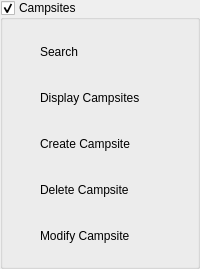
               <widget class="QGroupBox" name="campsite_dropdown">
                <property name="title">
                 <string>Campsites</string>
                </property>
                <property name="checkable">
                 <bool>true</bool>
                </property>
                <layout class="QVBoxLayout" name="verticalLayout">
                 <item>
                  <widget class="QWidget" name="widget_5" native="true">
                   <property name="minimumSize">
                    <size>
                     <width>0</width>
                     <height>40</height>
                    </size>
                   </property>
                   <widget class="QWidget" name="widget_4" native="true">
                    <property name="geometry">
                     <rect>
                      <x>0</x>
                      <y>0</y>
                      <width>81</width>
                      <height>41</height>
                     </rect>
                    </property>
                    <layout class="QHBoxLayout" name="horizontalLayout_6">
                     <item>
                      <widget class="QLabel" name="label_6">
                       <property name="maximumSize">
                        <size>
                         <width>20</width>
                         <height>20</height>
                        </size>
                       </property>
                       <property name="text">
                        <string/>
                       </property>
                       <property name="pixmap">
                        <pixmap>../Downloads/search.png</pixmap>
                       </property>
                       <property name="scaledContents">
                        <bool>true</bool>
                       </property>
                      </widget>
                     </item>
                     <item>
                      <widget class="QLabel" name="label_7">
                       <property name="text">
                        <string>Search</string>
                       </property>
                      </widget>
                     </item>
                    </layout>
                   </widget>
                   <widget class="QPushButton" name="pushButton">
                    <property name="geometry">
                     <rect>
                      <x>10</x>
                      <y>3</y>
                      <width>91</width>
                      <height>31</height>
                     </rect>
                    </property>
                    <property name="text">
                     <string/>
                    </property>
                    <property name="flat">
                     <bool>true</bool>
                    </property>
                   </widget>
                  </widget>
                 </item>
                 <item>
                  <widget class="QWidget" name="widget_12" native="true">
                   <property name="minimumSize">
                    <size>
                     <width>0</width>
                     <height>40</height>
                    </size>
                   </property>
                   <widget class="QWidget" name="widget_13" native="true">
                    <property name="geometry">
                     <rect>
                      <x>0</x>
                      <y>0</y>
                      <width>141</width>
                      <height>41</height>
                     </rect>
                    </property>
                    <layout class="QHBoxLayout" name="horizontalLayout_10">
                     <item>
                      <widget class="QLabel" name="label_14">
                       <property name="maximumSize">
                        <size>
                         <width>20</width>
                         <height>20</height>
                        </size>
                       </property>
                       <property name="text">
                        <string/>
                       </property>
                       <property name="pixmap">
                        <pixmap>../Downloads/list.png</pixmap>
                       </property>
                       <property name="scaledContents">
                        <bool>true</bool>
                       </property>
                      </widget>
                     </item>
                     <item>
                      <widget class="QLabel" name="label_15">
                       <property name="text">
                        <string>Display Campsites</string>
                       </property>
                      </widget>
                     </item>
                    </layout>
                   </widget>
                   <widget class="QPushButton" name="pushButton_5">
                    <property name="geometry">
                     <rect>
                      <x>10</x>
                      <y>3</y>
                      <width>121</width>
                      <height>31</height>
                     </rect>
                    </property>
                    <property name="text">
                     <string/>
                    </property>
                    <property name="flat">
                     <bool>true</bool>
                    </property>
                   </widget>
                  </widget>
                 </item>
                 <item>
                  <widget class="QWidget" name="widget_6" native="true">
                   <property name="minimumSize">
                    <size>
                     <width>0</width>
                     <height>40</height>
                    </size>
                   </property>
                   <widget class="QWidget" name="widget_7" native="true">
                    <property name="geometry">
                     <rect>
                      <x>0</x>
                      <y>0</y>
                      <width>131</width>
                      <height>41</height>
                     </rect>
                    </property>
                    <layout class="QHBoxLayout" name="horizontalLayout_7">
                     <item>
                      <widget class="QLabel" name="label_8">
                       <property name="maximumSize">
                        <size>
                         <width>20</width>
                         <height>20</height>
                        </size>
                       </property>
                       <property name="text">
                        <string/>
                       </property>
                       <property name="pixmap">
                        <pixmap>../Downloads/add.png</pixmap>
                       </property>
                       <property name="scaledContents">
                        <bool>true</bool>
                       </property>
                      </widget>
                     </item>
                     <item>
                      <widget class="QLabel" name="label_9">
                       <property name="text">
                        <string>Create Campsite</string>
                       </property>
                      </widget>
                     </item>
                    </layout>
                   </widget>
                   <widget class="QPushButton" name="pushButton_2">
                    <property name="geometry">
                     <rect>
                      <x>10</x>
                      <y>3</y>
                      <width>121</width>
                      <height>31</height>
                     </rect>
                    </property>
                    <property name="text">
                     <string/>
                    </property>
                    <property name="flat">
                     <bool>true</bool>
                    </property>
                   </widget>
                  </widget>
                 </item>
                 <item>
                  <widget class="QWidget" name="widget_8" native="true">
                   <property name="minimumSize">
                    <size>
                     <width>0</width>
                     <height>40</height>
                    </size>
                   </property>
                   <widget class="QWidget" name="widget_9" native="true">
                    <property name="geometry">
                     <rect>
                      <x>0</x>
                      <y>0</y>
                      <width>131</width>
                      <height>41</height>
                     </rect>
                    </property>
                    <layout class="QHBoxLayout" name="horizontalLayout_8">
                     <item>
                      <widget class="QLabel" name="label_10">
                       <property name="maximumSize">
                        <size>
                         <width>20</width>
                         <height>20</height>
                        </size>
                       </property>
                       <property name="text">
                        <string/>
                       </property>
                       <property name="pixmap">
                        <pixmap>../Downloads/cross.png</pixmap>
                       </property>
                       <property name="scaledContents">
                        <bool>true</bool>
                       </property>
                      </widget>
                     </item>
                     <item>
                      <widget class="QLabel" name="label_11">
                       <property name="text">
                        <string>Delete Campsite</string>
                       </property>
                      </widget>
                     </item>
                    </layout>
                   </widget>
                   <widget class="QPushButton" name="pushButton_3">
                    <property name="geometry">
                     <rect>
                      <x>10</x>
                      <y>3</y>
                      <width>121</width>
                      <height>31</height>
                     </rect>
                    </property>
                    <property name="text">
                     <string/>
                    </property>
                    <property name="flat">
                     <bool>true</bool>
                    </property>
                   </widget>
                  </widget>
                 </item>
                 <item>
                  <widget class="QWidget" name="widget_10" native="true">
                   <property name="minimumSize">
                    <size>
                     <width>0</width>
                     <height>40</height>
                    </size>
                   </property>
                   <widget class="QWidget" name="widget_11" native="true">
                    <property name="geometry">
                     <rect>
                      <x>0</x>
                      <y>0</y>
                      <width>141</width>
                      <height>41</height>
                     </rect>
                    </property>
                    <layout class="QHBoxLayout" name="horizontalLayout_9">
                     <item>
                      <widget class="QLabel" name="label_12">
                       <property name="maximumSize">
                        <size>
                         <width>20</width>
                         <height>20</height>
                        </size>
                       </property>
                       <property name="text">
                        <string/>
                       </property>
                       <property name="pixmap">
                        <pixmap>../Downloads/pencil.png</pixmap>
                       </property>
                       <property name="scaledContents">
                        <bool>true</bool>
                       </property>
                      </widget>
                     </item>
                     <item>
                      <widget class="QLabel" name="label_13">
                       <property name="text">
                        <string>Modify Campsite</string>
                       </property>
                      </widget>
                     </item>
                    </layout>
                   </widget>
                   <widget class="QPushButton" name="pushButton_4">
                    <property name="geometry">
                     <rect>
                      <x>10</x>
                      <y>3</y>
                      <width>121</width>
                      <height>31</height>
                     </rect>
                    </property>
                    <property name="text">
                     <string/>
                    </property>
                    <property name="flat">
                     <bool>true</bool>
                    </property>
                   </widget>
                  </widget>
                 </item>
                </layout>
               </widget>
